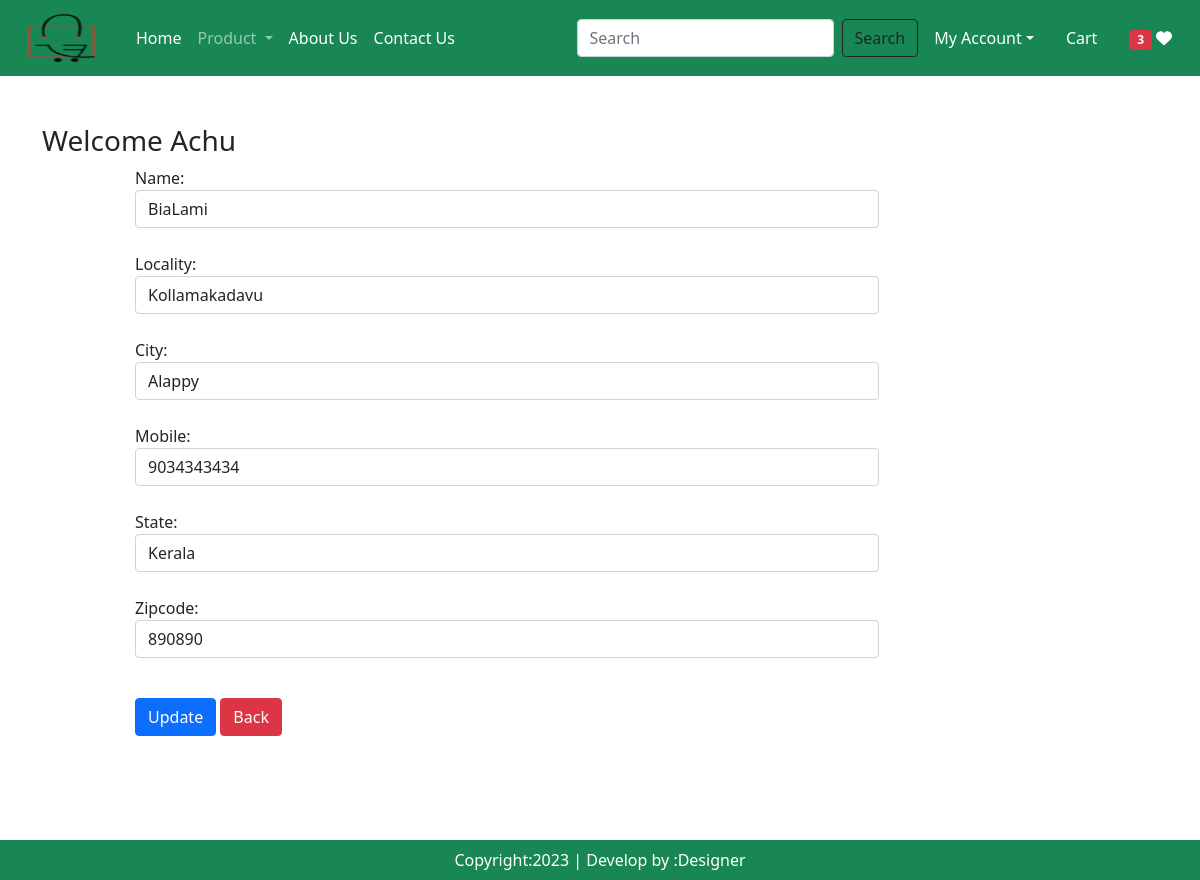
The page /updateAddress/1 (signed in) on the database its author committed.
### Store/models.py (models this page shows, shortened)
class Customer(models.Model):
	user = models.ForeignKey(User, on_delete=models.CASCADE)
	name=models.CharField(max_length=200)
	locality=models.CharField(max_length=200)
	city=models.CharField(max_length=50)
	mobile=models.IntegerField(default=0)
	zipcode=models.IntegerField()
	state=models.CharField(choices=STATE_CHOICES,max_length=100)

### Store/views.py (the view, shortened to what this page needs)
# urls.py: path('updateAddress/<int:pk>', views.updateAddress.as_view(), name="updateAddress"),
@method_decorator(login_required,name='dispatch')
class updateAddress(View):
    def get(self,request,pk):
        add=Customer.objects.get(pk=pk)
        form=CustomerProfileForm(instance=add)
        totalitem=0
        wishitem=0
        if request.user.is_authenticated:
            totalitem=len(Cart.objects.filter(user=request.user))
            wishitem=len(Wishlist.objects.filter(user=request.user))
        return render(request,'updateAddress.html',locals())

### Store/forms.py
class CustomerProfileForm(forms.ModelForm):
    class Meta:
        model = Customer
        fields = ['name', 'locality', 'city', 'mobile', 'state', 'zipcode']
        widgets = {
            'name': forms.TextInput(attrs={'class': 'form-control'}),
            'locality': forms.TextInput(attrs={'class': 'form-control'}),
            'city': forms.TextInput(attrs={'class': 'form-control'}),
            'mobile': forms.NumberInput(attrs={'class': 'form-control'}),
            'state': forms.Select(attrs={'class': 'form-control'}),
            'zipcode': forms.NumberInput(attrs={'class': 'form-control'}),
        }

### Store/templates/updateAddress.html (shortened to what this page needs)
{% extends 'base.html' %}
{% load static %}
{% block main-content %}
<div class="container my-5">
        <div class="row">
            <h3>Welcome <span class="text-capitalize">{{ request.user }}</span></h3>
        </div>
                    <div class="col-sm-8 offset-sm-1">
                <form action="" method="post">
                    {% for fm in form %}
                        {{ fm.label_tag }}{{ fm }}
                        <small class="text-danger">{{ fm.errors|striptags }}</small><br>
                    {% endfor %}
                    <div class="col-12 mt-3">
                        <button type="submit" class="btn btn-primary">Update</button>
                        <a href="{% url 'address' %}"class="btn btn-danger">Back</a>
                    </div>
                </form>
            </div>
</div>
{% endblock main-content %}

### rows shown on the page
Customer: form "BiaLami" "Kollamakadavu" "Alappy" "9034343434" "Kerala" "890890"

### other values the page prints
{{ wishitem }} "3"
{{ request.user }} "Achu"
{{ fm.label_tag }} "Name:" "Locality:" "City:" "Mobile:" "State:" "Zipcode:"
